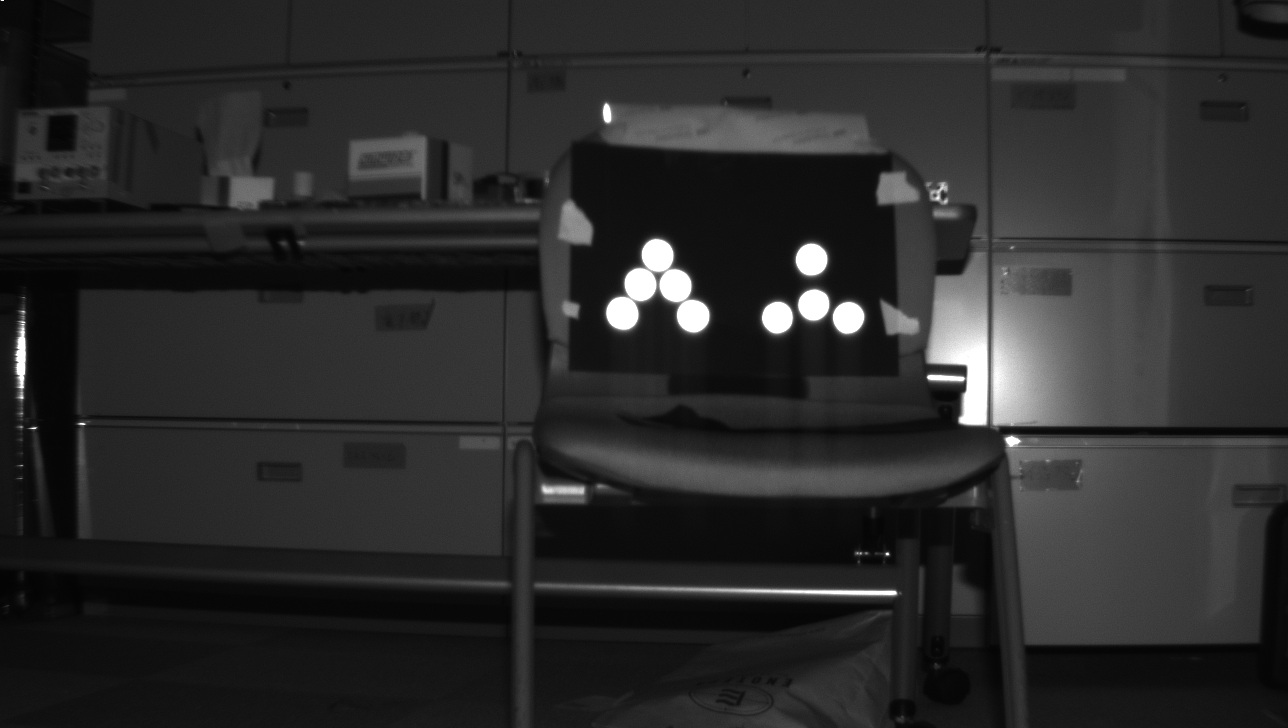
#> input picture pattern_discern_library/flycapture_exper_room/210303/pattern1/seitsui/20305900-2021-03-03-205352.pgm, 1288 x 728 px
$ python pattern_discern_atti.py   (older library calls are emulated)
#> lines starting #> are read from the running program, lines starting #| are printed output that depends on the picture; after the words box and inside, x2 and y2 are one past the last pixel; in counts of white or black regions, pixels touching at a corner belong together
import cv2
import scipy as sp
from scipy import optimize
import numpy as np
import matplotlib.pyplot as plt
from numpy import sin, cos

f = 2000

# ファイルを読み込み グレースケール化
img = cv2.imread("flycapture_exper_room/210303/pattern1/seitsui/20305900-2021-03-03-205352.pgm", cv2.IMREAD_GRAYSCALE)
#> img is the input picture: shape (728, 1288); min 3, max 255, mean 42.5
img = img[150:450, 500:900]
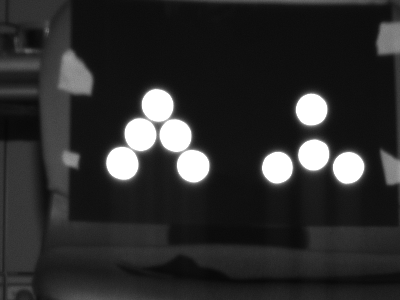
#> img: shape (300, 400); min 7, max 255, mean 44.9
img_plt = cv2.cvtColor(img, cv2.COLOR_BGR2RGB)
plt.imshow(img_plt)
plt.show()

# cv2.imshow('output_shapes.png', img)
# しきい値指定によるフィルタリング
_, threshold = cv2.threshold(img, 250, 255, cv2.THRESH_BINARY)
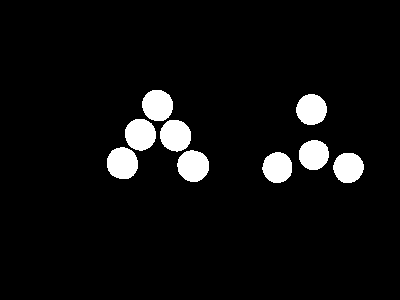
#> threshold: shape (300, 400); 5.7% white; 9 white regions
# _, threshold = cv2.threshold(img, 230, 255, cv2.THRESH_BINARY)

# 輪郭を抽出
# _, contours, _ = cv2.findContours(threshold, cv2.RETR_TREE, cv2.CHAIN_APPROX_SIMPLE)
# contours, _ = cv2.findContours(threshold, cv2.RETR_TREE, cv2.CHAIN_APPROX_SIMPLE)
contours, _ = cv2.findContours(threshold, cv2.RETR_TREE, cv2.CHAIN_APPROX_NONE)
#> contours = 9 contours; largest, box (x1, y1, x2, y2) and area: (177, 150, 209, 182) 750, (107, 147, 138, 179) 749, (160, 120, 191, 152) 737, (125, 119, 156, 151) 737, (142, 90, 173, 121) 727

font = cv2.FONT_HERSHEY_DUPLEX

cv2.imwrite('flycapture_exper_room/210303/pattern1/seitsui/PNG2021-03-03-205352.png', img)
# 図形の数の変数
triangle = 0
rectangle = 0
pentagon = 0
oval = 0
circle = 0

centers = []
lencenterlist = []
# 図形の設定
img = cv2.cvtColor(img, cv2.COLOR_GRAY2BGR)
for cnt in contours:
    print(cnt.T)
    approx = cv2.approxPolyDP(cnt, 0.01 * cv2.arcLength(cnt, True), True)
    cv2.drawContours(img, [approx], 0, (0), 2)
    x = approx.ravel()[0]
    y = approx.ravel()[1]
    cx = int(np.mean(cnt.T[0]))
    cy = int(np.mean(cnt.T[1]))
    print([cnt.T[0], y])
    centers.append(np.array([cx, cy]))
    lencenterlist.append(len(cnt.T[0][0]))

    if len(approx) == 3:
        triangle += 1
        # cv2.putText(img, "triangle{}".format(triangle), (x, y), font, 0.8, (250, 250, 0))

    elif len(approx) == 4:
        rectangle += 1
        # cv2.putText(img, "rectangle{}".format(rectangle), (x, y), font, 0.8, (250, 250, 0))

    elif len(approx) == 5:
        pentagon += 1
        # cv2.putText(img, "pentagon{}".format(pentagon), (x, y), font, 0.8, (0))

    elif 6 < len(approx) < 14:
        oval += 1
        # cv2.putText(img, "oval{}".format(oval), (x, y), font, 0.8, (0))

    else:
        circle += 1
#> this loop made 9 passes
#> (x, y, cx, cy, circle) on pass 8: (308, 94, 311, 109, 1)
#> (x, y, cx, cy) on passes 1 to 6: (343, 153, 347, 167), (275, 152, 276, 167), (186, 151, 192, 165), (116, 148, 121, 162), (311, 140, 313, 154), (169, 120, 175, 135)
#> (printed output is left out)
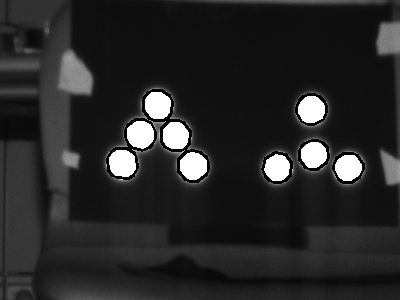
#> img: shape (300, 400, 3); min 0, max 255, mean 40
#> after the loop, centers = [[347, 167], [276, 167], [192, 165], [121, 162], [313, 154], [175, 135], [139, 134], [311, 109], [157, 105]]; circle = 1; lencenterlist = [85, 84, 87, 90, 84, 88, 88, 86, 88]; oval = 8; pentagon = 0; rectangle = 0; triangle = 0
        # cv2.putText(img, "circle{}".format(circle), (x, y), font, 0.8, (0))
# 結果の画像作成
lencenterlist = np.argsort(lencenterlist)[::-1]
#> lencenterlist = [3, 8, 6, 5, 2, 7, 0, 4, 1]
centerlist = []
for i in range(len(lencenterlist)):
    centerlist.append(centers[lencenterlist[i]])
#> this loop made 9 passes
#> after the loop, centerlist = [[121, 162], [157, 105], [139, 134], [175, 135], [192, 165], [311, 109], [347, 167], [313, 154], [276, 167]]
print(centerlist)
print(lencenterlist)
# マーカーの識別
# まずは組み合わせを作る
Conbination = []
for i in range(9):
    for j in range(i):
        for k in range(j):
            for l in range(k):
                conc = []
                conb = [i, j, k, l]
                for m in range(9):
                    if m not in conb:
                        conc.append(m)
                Conbination.append([conb, conc])

print("Conbination", Conbination)
Flist = []
for i in range(len(Conbination)):
    # F = np.linalg.norm(centerlist[Conbination[i][0][0]] - centerlist[Conbination[i][0][1]]) ** 2 + np.linalg.norm(centerlist[Conbination[i][1][0]] - centerlist[Conbination[i][1][1]]) ** 2 + np.linalg.norm(centerlist[Conbination[i][1][0]] - centerlist[Conbination[i][1][2]]) ** 2 + np.linalg.norm(centerlist[Conbination[i][1][1]] - centerlist[Conbination[i][1][2]]) ** 2
    F = 0
    for j in range(4):
        for k in range(j):
            F += np.linalg.norm(centerlist[Conbination[i][0][j]] - centerlist[Conbination[i][0][k]]) ** 2
    for j in range(5):
        for k in range(j):
            F += np.linalg.norm(centerlist[Conbination[i][1][j]] - centerlist[Conbination[i][1][k]]) ** 2
    Flist.append(F)
    print(F)
#> after the loop, Flist = 126 values, max 298620 at index 109, min 47000 at index 125, mean 255582.2

minindex = np.argmin(Flist)
#> minindex = 125
minconb = Conbination[minindex]
#> minconb = [[8, 7, 6, 5], [0, 1, 2, 3, 4]]
print("minconb", minconb)

print(centerlist)
cv2.circle(img, (centerlist[minconb[0][0]][0], centerlist[minconb[0][0]][1]), 10, (200, 0, 0), thickness=-1)
cv2.circle(img, (centerlist[minconb[0][1]][0], centerlist[minconb[0][1]][1]), 10, (200, 0, 0), thickness=-1)
cv2.circle(img, (centerlist[minconb[0][2]][0], centerlist[minconb[0][2]][1]), 10, (200, 0, 0), thickness=-1)
cv2.circle(img, (centerlist[minconb[0][3]][0], centerlist[minconb[0][3]][1]), 10, (200, 0, 0), thickness=-1)
cv2.circle(img, (centerlist[minconb[1][0]][0], centerlist[minconb[1][0]][1]), 10, (0, 0, 200), thickness=-1)
cv2.circle(img, (centerlist[minconb[1][1]][0], centerlist[minconb[1][1]][1]), 10, (0, 0, 200), thickness=-1)
cv2.circle(img, (centerlist[minconb[1][2]][0], centerlist[minconb[1][2]][1]), 10, (0, 0, 200), thickness=-1)
cv2.circle(img, (centerlist[minconb[1][3]][0], centerlist[minconb[1][3]][1]), 10, (0, 0, 200), thickness=-1)
cv2.circle(img, (centerlist[minconb[1][4]][0], centerlist[minconb[1][4]][1]), 10, (0, 0, 200), thickness=-1)
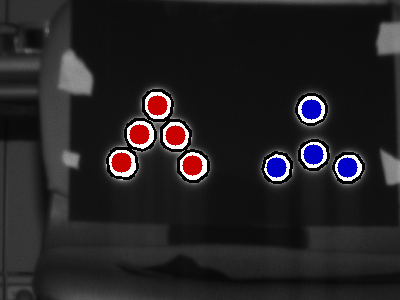
#> img: shape (300, 400, 3); mean B, G, R 36.1, 34, 36.6

#-------------------------------点の特定-----------------------------------
projection = np.array([centerlist[minconb[0][0]], centerlist[minconb[0][1]], centerlist[minconb[0][2]], centerlist[minconb[0][3]]])
#> projection = [[276, 167], [313, 154], [347, 167], [311, 109]]


#-------------------------------姿勢推定-----------------------------------
def fourpointest_rev(image, s, marker):
    f = 2000
    a0 = np.array([image[0][0], image[0][1], f])
    a1 = np.array([image[1][0], image[1][1], f])
    a2 = np.array([image[2][0], image[2][1], f])
    a3 = np.array([image[3][0], image[3][1], f])
    a0 = np.array(a0, dtype=float)
    a1 = np.array(a1, dtype=float)
    a2 = np.array(a2, dtype=float)
    a3 = np.array(a3, dtype=float)
    l01, l12, l02 = np.linalg.norm(marker[0] - marker[1]), np.linalg.norm(marker[1] - marker[2]), np.linalg.norm(marker[2] - marker[0])
    l03, l13, l23 = np.linalg.norm(marker[0] - marker[3]), np.linalg.norm(marker[1] - marker[3]), np.linalg.norm(marker[2] - marker[3])
    theta01 = np.arccos(np.inner(a0, a1) / ((a0[0]**2+a0[1]**2+a0[2]**2)**0.5 * (a1[0]**2+a1[1]**2+a1[2]**2)**0.5))
    theta12 = np.arccos(np.inner(a1, a2) / ((a2[0]**2+a2[1]**2+a2[2]**2)**0.5 * (a1[0]**2+a1[1]**2+a1[2]**2)**0.5))
    theta02 = np.arccos(np.inner(a0, a2) / ((a0[0]**2+a0[1]**2+a0[2]**2)**0.5 * (a2[0]**2+a2[1]**2+a2[2]**2)**0.5))
    theta03 = np.arccos(np.inner(a0, a3) / ((a0[0]**2+a0[1]**2+a0[2]**2)**0.5 * (a3[0]**2+a3[1]**2+a3[2]**2)**0.5))
    theta13 = np.arccos(np.inner(a1, a3) / ((a1[0]**2+a1[1]**2+a1[2]**2)**0.5 * (a3[0]**2+a3[1]**2+a3[2]**2)**0.5))
    theta23 = np.arccos(np.inner(a2, a3) / ((a2[0]**2+a2[1]**2+a2[2]**2)**0.5 * (a3[0]**2+a3[1]**2+a3[2]**2)**0.5))

    # s = sp.Symbol('s')
    r1 = l01/2/sin(theta01)
    r2 = l02/2/sin(theta02)
    r3 = l03/2/sin(theta03)
    r1 = np.array(r1, dtype=float);r2 = np.array(r2, dtype=float);r3 = np.array(r3, dtype=float)


    if s/2/r1 >= 1 or s/2/r2 >= 1 or s/2/r3 >= 1:
        F = 1000
    else:
        X1vec = 2 * r1 * (cos(theta01) * s / 2 / r1 + sin(theta01) * (4 * r1 ** 2 - s ** 2) ** 0.5 / 2 / r1) * a1 / np.linalg.norm(a1)
        X2vec = 2 * r2 * (cos(theta02) * s / 2 / r2 + sin(theta02) * (4 * r2 ** 2 - s ** 2) ** 0.5 / 2 / r2) * a2 / np.linalg.norm(a2)
        X3vec = 2 * r3 * (cos(theta03) * s / 2 / r3 + sin(theta03) * (4 * r3 ** 2 - s ** 2) ** 0.5 / 2 / r3) * a3 / np.linalg.norm(a3)
        X1vec = np.array(X1vec, dtype=float);X2vec = np.array(X2vec, dtype=float);X3vec = np.array(X3vec, dtype=float)
        l12 = np.array(l12, dtype=float);l23 = np.array(l23, dtype=float);l13 = np.array(l13, dtype=float)
        X0vec = a0 / (a0[0] ** 2 + a0[1] ** 2 + a0[2] ** 2) ** 0.5 * s

        F = (np.linalg.norm(X1vec - X2vec) - l12) ** 2 + (np.linalg.norm(X2vec - X3vec) - l23) ** 2 + (np.linalg.norm(X1vec - X3vec) - l13) ** 2

    return F, X0vec, X1vec, X2vec, X3vec


def fourpointest_lq_rev(s, image, marker):
    f = 2000
    a0 = np.array([image[0][0], image[0][1], f])
    a1 = np.array([image[1][0], image[1][1], f])
    a2 = np.array([image[2][0], image[2][1], f])
    a3 = np.array([image[3][0], image[3][1], f])
    a0 = np.array(a0, dtype=float);a1 = np.array(a1, dtype=float);a2 = np.array(a2, dtype=float);a3 = np.array(a3, dtype=float)
    l01, l12, l02 = np.linalg.norm(marker[0] - marker[1]), np.linalg.norm(marker[1] - marker[2]), np.linalg.norm(marker[2] - marker[0])
    l03, l13, l23 = np.linalg.norm(marker[0] - marker[3]), np.linalg.norm(marker[1] - marker[3]), np.linalg.norm(marker[2] - marker[3])
    theta01 = np.arccos(np.inner(a0, a1) / ((a0[0]**2+a0[1]**2+a0[2]**2)**0.5 * (a1[0]**2+a1[1]**2+a1[2]**2)**0.5))
    theta12 = np.arccos(np.inner(a1, a2) / ((a2[0]**2+a2[1]**2+a2[2]**2)**0.5 * (a1[0]**2+a1[1]**2+a1[2]**2)**0.5))
    theta02 = np.arccos(np.inner(a0, a2) / ((a0[0]**2+a0[1]**2+a0[2]**2)**0.5 * (a2[0]**2+a2[1]**2+a2[2]**2)**0.5))
    theta03 = np.arccos(np.inner(a0, a3) / ((a0[0]**2+a0[1]**2+a0[2]**2)**0.5 * (a3[0]**2+a3[1]**2+a3[2]**2)**0.5))
    theta13 = np.arccos(np.inner(a1, a3) / ((a1[0]**2+a1[1]**2+a1[2]**2)**0.5 * (a3[0]**2+a3[1]**2+a3[2]**2)**0.5))
    theta23 = np.arccos(np.inner(a2, a3) / ((a2[0]**2+a2[1]**2+a2[2]**2)**0.5 * (a3[0]**2+a3[1]**2+a3[2]**2)**0.5))

    # s = sp.Symbol('s')
    r1 = l01/2/sin(theta01)
    r2 = l02/2/sin(theta02)
    r3 = l03/2/sin(theta03)
    r1 = np.array(r1, dtype=float); r2 = np.array(r2, dtype=float); r3 = np.array(r3, dtype=float)

    if s/2/r1 >= 1 or s/2/r2 >= 1 or s/2/r3 >= 1:
        F = 1000
    else:
        X1vec = 2 * r1 * (cos(theta01)*s/2/r1 + sin(theta01)*(4*r1**2 - s**2)**0.5/2/r1) * a1 / np.linalg.norm(a1)
        X2vec = 2 * r2 * (cos(theta02)*s/2/r2 + sin(theta02)*(4*r2**2 - s**2)**0.5/2/r2) * a2 / np.linalg.norm(a2)
        X3vec = 2 * r3 * (cos(theta03)*s/2/r3 + sin(theta03)*(4*r3**2 - s**2)**0.5/2/r3) * a3 / np.linalg.norm(a3)
        X1vec = np.array(X1vec, dtype=float);X2vec = np.array(X2vec, dtype=float);X3vec = np.array(X3vec, dtype=float)
        l12 = np.array(l12, dtype=float);l23 = np.array(l23, dtype=float);l13 = np.array(l13, dtype=float)
        X0vec = a0 / (a0[0] ** 2 + a0[1] ** 2 + a0[2] ** 2) ** 0.5 * s

        F = (np.linalg.norm(X1vec - X2vec) - l12) ** 2 + (np.linalg.norm(X2vec - X3vec) - l23) ** 2 + (np.linalg.norm(X1vec - X3vec) - l13) ** 2
    return F


marker = np.array([[0.0, 3.0, 0.0], [-4.5, 1.5, 0], [4.5, 1.5, 0], [0.0, 8.1, 0.0]])*0.01
#> marker = [[0, 0.03, 0], [-0.045, 0.015, 0], [0.045, 0.015, 0], [0, 0.081, 0]]
res = optimize.least_squares(fourpointest_lq_rev, 0.1, args=[projection, marker])
#> in fourpointest_lq_rev, `a0 = np.array([image[0][0], image[0][1], f])`: a0 = [276, 167, 2000]
#> in fourpointest_lq_rev, `a1 = np.array([image[1][0], image[1][1], f])`: a1 = [313, 154, 2000]
#> in fourpointest_lq_rev, `a2 = np.array([image[2][0], image[2][1], f])`: a2 = [347, 167, 2000]
#> in fourpointest_lq_rev, `a3 = np.array([image[3][0], image[3][1], f])`: a3 = [311, 109, 2000]
#> in fourpointest_lq_rev, `l01, l12, l02 = np.linalg.norm(marker[0] - marker[1]), np.linalg.norm(..`: l01 = 0.0474; l12 = 0.09; l02 = 0.0474
#> in fourpointest_lq_rev, `l03, l13, l23 = np.linalg.norm(marker[0] - marker[3]), np.linalg.norm(..`: l03 = 0.051; l13 = 0.0799
#> in fourpointest_lq_rev, `theta01 = np.arccos(np.inner(a0, a1) / ((a0[0]**2+a0[1]**2+a0[2]**2)**..`: theta01 = 0.0192
#> in fourpointest_lq_rev, `theta12 = np.arccos(np.inner(a1, a2) / ((a2[0]**2+a2[1]**2+a2[2]**2)**..`: theta12 = 0.0176
#> in fourpointest_lq_rev, `theta02 = np.arccos(np.inner(a0, a2) / ((a0[0]**2+a0[1]**2+a0[2]**2)**..`: theta02 = 0.0345
#> in fourpointest_lq_rev, `theta03 = np.arccos(np.inner(a0, a3) / ((a0[0]**2+a0[1]**2+a0[2]**2)**..`: theta03 = 0.0334
#> in fourpointest_lq_rev, `theta13 = np.arccos(np.inner(a1, a3) / ((a1[0]**2+a1[1]**2+a1[2]**2)**..`: theta13 = 0.0221
#> in fourpointest_lq_rev, `theta23 = np.arccos(np.inner(a2, a3) / ((a2[0]**2+a2[1]**2+a2[2]**2)**..`: theta23 = 0.0333
#> in fourpointest_lq_rev, `r1 = l01/2/sin(theta01)`: r1 = 1.23
#> in fourpointest_lq_rev, `r2 = l02/2/sin(theta02)`: r2 = 0.687
#> in fourpointest_lq_rev, `r3 = l03/2/sin(theta03)`: r3 = 0.763
#> in fourpointest_lq_rev, `X1vec = 2 * r1 * (cos(theta01)*s/2/r1 + sin(theta01)*(4*r1**2 - s**2)*..`: X1vec = [0.0227, 0.0112, 0.145]
#> in fourpointest_lq_rev, `X2vec = 2 * r2 * (cos(theta02)*s/2/r2 + sin(theta02)*(4*r2**2 - s**2)*..`: X2vec = [0.0251, 0.0121, 0.145]
#> in fourpointest_lq_rev, `X3vec = 2 * r3 * (cos(theta03)*s/2/r3 + sin(theta03)*(4*r3**2 - s**2)*..`: X3vec = [0.0231, 0.00811, 0.149]
#> in fourpointest_lq_rev, `X0vec = a0 / (a0[0] ** 2 + a0[1] ** 2 + a0[2] ** 2) ** 0.5 * s`: X0vec = [0.0136, 0.00824, 0.0987]
#> in fourpointest_lq_rev, `F = (np.linalg.norm(X1vec - X2vec) - l12) ** 2 + (np.linalg.norm(X2vec..`: F = 0.0187
#> res = 12 items
result = fourpointest_rev(projection, res.x[0], marker)
#> in fourpointest_rev, `a0 = np.array([image[0][0], image[0][1], f])`: a0 = [276, 167, 2000]
#> in fourpointest_rev, `a1 = np.array([image[1][0], image[1][1], f])`: a1 = [313, 154, 2000]
#> in fourpointest_rev, `a2 = np.array([image[2][0], image[2][1], f])`: a2 = [347, 167, 2000]
#> in fourpointest_rev, `a3 = np.array([image[3][0], image[3][1], f])`: a3 = [311, 109, 2000]
#> in fourpointest_rev, `l01, l12, l02 = np.linalg.norm(marker[0] - marker[1]), np.linalg.norm(..`: l01 = 0.0474; l12 = 0.09; l02 = 0.0474
#> in fourpointest_rev, `l03, l13, l23 = np.linalg.norm(marker[0] - marker[3]), np.linalg.norm(..`: l03 = 0.051; l13 = 0.0799
#> in fourpointest_rev, `theta01 = np.arccos(np.inner(a0, a1) / ((a0[0]**2+a0[1]**2+a0[2]**2)**..`: theta01 = 0.0192
#> in fourpointest_rev, `theta12 = np.arccos(np.inner(a1, a2) / ((a2[0]**2+a2[1]**2+a2[2]**2)**..`: theta12 = 0.0176
#> in fourpointest_rev, `theta02 = np.arccos(np.inner(a0, a2) / ((a0[0]**2+a0[1]**2+a0[2]**2)**..`: theta02 = 0.0345
#> in fourpointest_rev, `theta03 = np.arccos(np.inner(a0, a3) / ((a0[0]**2+a0[1]**2+a0[2]**2)**..`: theta03 = 0.0334
#> in fourpointest_rev, `theta13 = np.arccos(np.inner(a1, a3) / ((a1[0]**2+a1[1]**2+a1[2]**2)**..`: theta13 = 0.0221
#> in fourpointest_rev, `theta23 = np.arccos(np.inner(a2, a3) / ((a2[0]**2+a2[1]**2+a2[2]**2)**..`: theta23 = 0.0333
#> in fourpointest_rev, `r1 = l01/2/sin(theta01)`: r1 = 1.23
#> in fourpointest_rev, `r2 = l02/2/sin(theta02)`: r2 = 0.687
#> in fourpointest_rev, `r3 = l03/2/sin(theta03)`: r3 = 0.763
#> in fourpointest_rev, `X1vec = 2 * r1 * (cos(theta01) * s / 2 / r1 + sin(theta01) * (4 * r1 *..`: X1vec = [0.218, 0.107, 1.39]
#> in fourpointest_rev, `X2vec = 2 * r2 * (cos(theta02) * s / 2 / r2 + sin(theta02) * (4 * r2 *..`: X2vec = [0.234, 0.113, 1.35]
#> in fourpointest_rev, `X3vec = 2 * r3 * (cos(theta03) * s / 2 / r3 + sin(theta03) * (4 * r3 *..`: X3vec = [0.214, 0.075, 1.38]
#> in fourpointest_rev, `X0vec = a0 / (a0[0] ** 2 + a0[1] ** 2 + a0[2] ** 2) ** 0.5 * s`: X0vec = [0.187, 0.113, 1.36]
#> in fourpointest_rev, `F = (np.linalg.norm(X1vec - X2vec) - l12) ** 2 + (np.linalg.norm(X2vec..`: F = 0.00463
#> result = (0.00463, [0.187, 0.113, 1.36], [0.218, 0.107, 1.39], [0.234, 0.113, 1.35], [0.214, 0.075, 1.38])
print(result)

# 図形の数の結果
print('Number of triangle = ', triangle)
print('Number of rectangle = ', rectangle)
print('Number of pentagon = ', pentagon)
print('Number of circle = ', circle)
print('Number of oval = ', oval)
img_plt = cv2.cvtColor(img, cv2.COLOR_BGR2RGB)
plt.imshow(img_plt)
plt.show()
